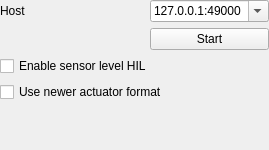
<?xml version="1.0" encoding="UTF-8"?>
<ui version="4.0">
 <class>QGCHilXPlaneConfiguration</class>
 <widget class="QWidget" name="QGCHilXPlaneConfiguration">
  <property name="geometry">
   <rect>
    <x>0</x>
    <y>0</y>
    <width>269</width>
    <height>150</height>
   </rect>
  </property>
  <property name="windowTitle">
   <string>Form</string>
  </property>
  <layout class="QGridLayout" name="gridLayout" rowstretch="0,0,0,0,0,0,0,0" columnstretch="20,0,0">
   <property name="leftMargin">
    <number>0</number>
   </property>
   <property name="topMargin">
    <number>0</number>
   </property>
   <property name="rightMargin">
    <number>0</number>
   </property>
   <property name="bottomMargin">
    <number>0</number>
   </property>
   <item row="1" column="1" colspan="2">
    <widget class="QPushButton" name="startButton">
     <property name="text">
      <string>Start</string>
     </property>
    </widget>
   </item>
   <item row="0" column="0">
    <widget class="QLabel" name="hostLabel">
     <property name="text">
      <string>Host</string>
     </property>
    </widget>
   </item>
   <item row="7" column="0" colspan="3">
    <spacer name="verticalSpacer">
     <property name="orientation">
      <enum>Qt::Vertical</enum>
     </property>
     <property name="sizeHint" stdset="0">
      <size>
       <width>20</width>
       <height>1</height>
      </size>
     </property>
    </spacer>
   </item>
   <item row="3" column="0" colspan="3">
    <widget class="QCheckBox" name="sensorHilCheckBox">
     <property name="text">
      <string>Enable sensor level HIL</string>
     </property>
    </widget>
   </item>
   <item row="0" column="1" colspan="2">
    <widget class="QComboBox" name="hostComboBox">
     <property name="editable">
      <bool>true</bool>
     </property>
     <item>
      <property name="text">
       <string>127.0.0.1:49000</string>
      </property>
     </item>
    </widget>
   </item>
   <item row="4" column="0" colspan="3">
    <widget class="QCheckBox" name="useHilActuatorControlsCheckBox">
     <property name="sizePolicy">
      <sizepolicy hsizetype="Minimum" vsizetype="Fixed">
       <horstretch>0</horstretch>
       <verstretch>0</verstretch>
      </sizepolicy>
     </property>
     <property name="text">
      <string>Use newer actuator format</string>
     </property>
    </widget>
   </item>
  </layout>
 </widget>
 <resources/>
 <connections/>
</ui>
